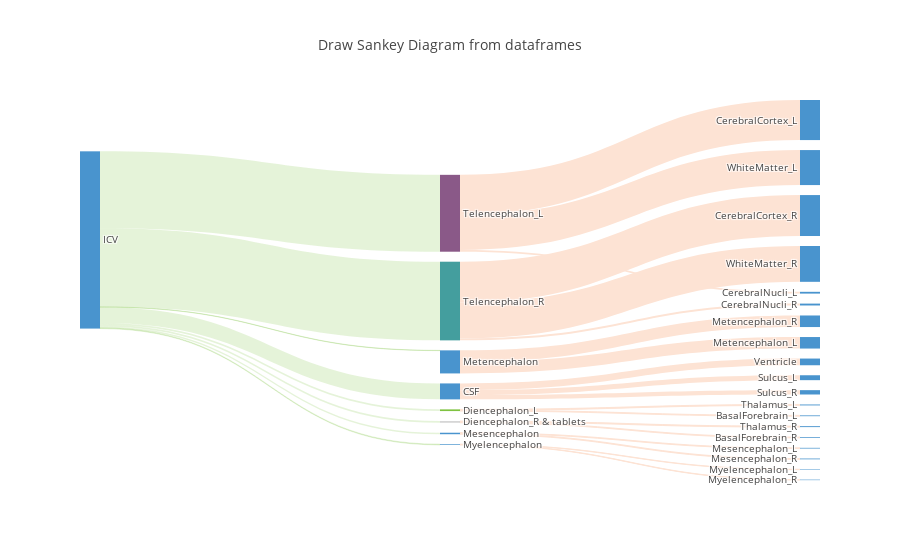

Notebook code for this chart:
### Code cell
nodes = [['ID', 'Label', 'Color'],
        [0,'ICV','#4994CE'],
        [1,'Telencephalon_L','#8A5988'],
        [2,'Telencephalon_R','#449E9E'],
        [3,'Diencephalon_L','#7FC241'],
        [4,'Diencephalon_R & tablets','#D3D3D3'],
        [5,'Mesencephalon','#4994CE'],
        [6,'Metencephalon','#4994CE'],
        [7,'Myelencephalon','#4994CE'],
        [8,'CSF','#4994CE'], 
         # end level 1
        [9,'CerebralCortex_L','#4994CE'],
        [10,'CerebralCortex_R','#4994CE'],
        [11,'CerebralNucli_L','#4994CE'],
        [12,'CerebralNucli_R','#4994CE'],
        [13,'Thalamus_L','#4994CE'],
        [14,'Thalamus_R','#4994CE'],
        [15,'BasalForebrain_L','#4994CE'],
        [16,'BasalForebrain_R','#4994CE'],
        [17,'Mesencephalon_L','#4994CE'],
        [18,'Mesencephalon_R','#4994CE'],
        [19,'Metencephalon_R','#4994CE'],
        [20,'Metencephalon_L','#4994CE'],
        [21,'Myelencephalon_L','#4994CE'],
        [22,'Myelencephalon_R','#4994CE'],
        [23,'WhiteMatter_L','#4994CE'],
        [24,'WhiteMatter_R','#4994CE'],
        [25,'Ventricle','#4994CE'],
        [26,'Sulcus_L','#4994CE'],
        [27,'Sulcus_R','#4994CE']]

links = [['Source','Target','Value','Link Color'],

        # ICV
        [0,1,.3842,'rgba(127, 194, 65, 0.2)'],
        [0,2,.3931,'rgba(127, 194, 65, 0.2)'],
        [0,3,.0085,'rgba(127, 194, 65, 0.2)'],
        [0,4,.0083,'rgba(127, 194, 65, 0.2)'],
        [0,5,.0074,'rgba(127, 194, 65, 0.2)'],
        [0,6,.0015,'rgba(127, 194, 65, 0.2)'],
        [0,7,.0035,'rgba(127, 194, 65, 0.2)'],
        [0,8,.0794,'rgba(127, 194, 65, 0.2)'],

        # Level 1 to Level 2
         # tel_l
        [1,9,.2003,'rgba(253, 227, 212, 1)'],
        [1,23,.1749,'rgba(253, 227, 212, 1)'],
        [1,11,.0089,'rgba(253, 227, 212, 1)'],
         
         # tel_R
        [2,10,.2046,'rgba(253, 227, 212, 1)'],
        [2,24,.1790,'rgba(253, 227, 212, 1)'],
        [2,12,.0094,'rgba(253, 227, 212, 1)'],
         
         #met
        [6,19,.0578,'rgba(253, 227, 212, 1)'],
        [6,20,.0575,'rgba(253, 227, 212, 1)'],
       
        # CSF
        [8,25,.0335,'rgba(253, 227, 212, 1)'],
        [8,26,.0245,'rgba(253, 227, 212, 1)'],
        [8,27,.0217,'rgba(253, 227, 212, 1)'],

        # Die_L
        [3,13,.0045,'rgba(253, 227, 212, 1)'],
        [3,15,.0039,'rgba(253, 227, 212, 1)'],
        
        #Die  R
        [4,14,.0046,'rgba(253, 227, 212, 1)'],
        [4,16,.0037,'rgba(253, 227, 212, 1)'],
        
        #MEs
        [5,17,.0035,'rgba(253, 227, 212, 1)'],
        [5,18,.0038,'rgba(253, 227, 212, 1)'],        
        
         #Mye
         
        [7,21,.0017,'rgba(253, 227, 212, 1)'],
        [7,22,.0018,'rgba(253, 227, 212, 1)']
        ]

# Retrieve headers and build dataframes
nodes_headers = nodes.pop(0)
links_headers = links.pop(0)
df_nodes = pd.DataFrame(nodes, columns = nodes_headers)
df_links = pd.DataFrame(links, columns = links_headers)

# Sankey plot setup
data_trace = dict(
    type='sankey',
    domain = dict(
      x =  [0,1],
      y =  [0,1]
    ),
    orientation = "h",
    valueformat = ".0f",
    node = dict(
      pad = 10,
    # thickness = 30,
      line = dict(
        color = "black",
        width = 0
      ),
      label =  df_nodes['Label'].dropna(axis=0, how='any'),
      color = df_nodes['Color']
    ),
    link = dict(
      source = df_links['Source'].dropna(axis=0, how='any'),
      target = df_links['Target'].dropna(axis=0, how='any'),
      value = df_links['Value'].dropna(axis=0, how='any'),
      color = df_links['Link Color'].dropna(axis=0, how='any'),
  )
)

layout = dict(
        title = "Draw Sankey Diagram from dataframes",
    height = 772,
    font = dict(
      size = 10),)

fig = dict(data=[data_trace], layout=layout)
iplot(fig, validate=False)

### Figure 1 — Plotly figure (JSON) as saved in the notebook; plotly's stock layout.template omitted (floating-point values rounded to 4 significant figures)
{"data": [{"domain": {"x": [0, 1], "y": [0, 1]}, "link": {"color": ["rgba(127, 194, 65, 0.2)", "rgba(127, 194, 65, 0.2)", "rgba(127, 194, 65, 0.2)", "rgba(127, 194, 65, 0.2)", "rgba(127, 194, 65, 0.2)", "rgba(127, 194, 65, 0.2)", "rgba(127, 194, 65, 0.2)", "rgba(127, 194, 65, 0.2)", "rgba(253, 227, 212, 1)", "rgba(253, 227, 212, 1)", "rgba(253, 227, 212, 1)", "rgba(253, 227, 212, 1)", "rgba(253, 227, 212, 1)", "rgba(253, 227, 212, 1)", "rgba(253, 227, 212, 1)", "rgba(253, 227, 212, 1)", "rgba(253, 227, 212, 1)", "rgba(253, 227, 212, 1)", "rgba(253, 227, 212, 1)", "rgba(253, 227, 212, 1)", "rgba(253, 227, 212, 1)", "rgba(253, 227, 212, 1)", "rgba(253, 227, 212, 1)", "rgba(253, 227, 212, 1)", "rgba(253, 227, 212, 1)", "rgba(253, 227, 212, 1)", "rgba(253, 227, 212, 1)"], "source": [0, 0, 0, 0, 0, 0, 0, 0, 1, 1, 1, 2, 2, 2, 6, 6, 8, 8, 8, 3, 3, 4, 4, 5, 5, 7, 7], "target": [1, 2, 3, 4, 5, 6, 7, 8, 9, 23, 11, 10, 24, 12, 19, 20, 25, 26, 27, 13, 15, 14, 16, 17, 18, 21, 22], "value": [0.3842, 0.3931, 0.0085, 0.0083, 0.0074, 0.0015, 0.0035, 0.0794, 0.2003, 0.1749, 0.0089, 0.2046, 0.179, 0.0094, 0.0578, 0.0575, 0.0335, 0.0245, 0.0217, 0.0045, 0.0039, 0.0046, 0.0037, 0.0035, 0.0038, 0.0017, 0.0018]}, "node": {"color": ["#4994CE", "#8A5988", "#449E9E", "#7FC241", "#D3D3D3", "#4994CE", "#4994CE", "#4994CE", "#4994CE", "#4994CE", "#4994CE", "#4994CE", "#4994CE", "#4994CE", "#4994CE", "#4994CE", "#4994CE", "#4994CE", "#4994CE", "#4994CE", "#4994CE", "#4994CE", "#4994CE", "#4994CE", "#4994CE", "#4994CE", "#4994CE", "#4994CE"], "label": ["ICV", "Telencephalon_L", "Telencephalon_R", "Diencephalon_L", "Diencephalon_R & tablets", "Mesencephalon", "Metencephalon", "Myelencephalon", "CSF", "CerebralCortex_L", "CerebralCortex_R", "CerebralNucli_L", "CerebralNucli_R", "Thalamus_L", "Thalamus_R", "BasalForebrain_L", "BasalForebrain_R", "Mesencephalon_L", "Mesencephalon_R", "Metencephalon_R", "Metencephalon_L", "Myelencephalon_L", "Myelencephalon_R", "WhiteMatter_L", "WhiteMatter_R", "Ventricle", "Sulcus_L", "Sulcus_R"], "line": {"color": "black", "width": 0}, "pad": 10}, "orientation": "h", "type": "sankey", "valueformat": ".0f"}], "layout": {"autosize": true, "font": {"size": 10}, "title": {"text": "Draw Sankey Diagram from dataframes"}}}
